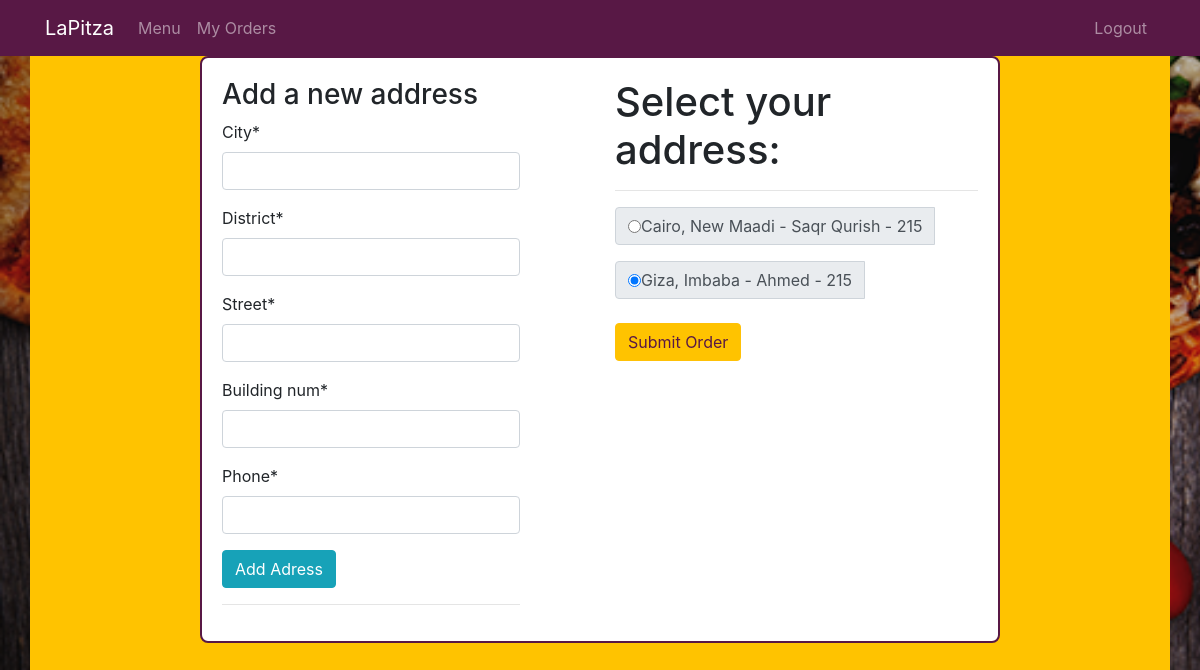
Screenshot of /address (signed in) with the database file from the repository.
### pizza/models.py (models this page shows)
class Address(models.Model):
    user = models.ForeignKey(User, on_delete=models.CASCADE)
    city =  models.CharField(max_length=24)
    district =  models.CharField(max_length=24)
    street =  models.CharField(max_length=24)
    building_num =  models.CharField(max_length=24)
    phone = PhoneNumberField()
    class Meta:
        verbose_name_plural = "Addresses"
    def __str__(self):
        return f'{self.city}, {self.district} - {self.street} - {self.building_num}'

### pizza/views.py (the view)
# urls.py: path('address', views.address, name='address'),
@login_required
def address(request):
    if request.method == 'POST':
        form = AddressForm(request.POST)
        if form.is_valid():
            obj = form.save(commit=False)
            obj.user = request.user
            obj.save()
            return redirect('address')
    else:
        form = AddressForm()
    addresses = AddressModel.objects.filter(user_id=request.user.id).all()
    context ={
        'form':form,
        'addresses':addresses,
    }
    return render(request, 'pizza/address.html', context=context)

### pizza/forms.py
class Address(ModelForm):
    class Meta:
        model = Address
        fields = ['city', 'district', 'street', 'building_num', 'phone']

### pizza/templates/pizza/address.html (shortened to what this page needs)
{% extends 'pizza/layout.html' %}
{% block head %}
  {% load static %}
  {% load crispy_forms_tags %}
{% endblock %}
{% block content %}
  <nav class="navbar navbar-expand-sm navbar-dark bg-lapitza">
    <div class="container">
      <a class="navbar-brand" href="{% url 'home' %}">LaPitza</a>
      <div class="collapse navbar-collapse" id="navbarSupportedContent">
       <ul class="navbar-nav mr-auto">
         <li class="nav-item">
           <a class="nav-link" href="{% url 'menu' %}">Menu<span class="sr-only">(current)</span></a>
         </li>
         <li class="nav-item">
           <a class="nav-link " href="{% url 'user_orders' %}">My Orders</a>
         </li>
       </ul>
       <ul class="navbar-nav ml-auto">
         <li class="nav-item">
           <a class="nav-link" href="{% url 'logout' %}">Logout</a>
         </li>
       </ul>
      </div>
    </div>
  </nav>
  <div class="container menu-container">
      <div class="row justify-content-md-center ">
        <div class="address-col">
          <div class="row justify-content-md-center">
            <div class="col-md-5 ">
                <form method="POST" action="{% url 'address' %}">
                  <h3>Add a new address</h3>
                  {{ form|crispy }}
                  <button class="btn btn-info" type="submit">Add Adress</button>
                </form>
                <hr>
            </div>
            <div class="col-md-1">
            </div>
            <div class="col-md-6 ">
                <h1>Select your address: </h1>
                <hr>
                {% if addresses|length > 0 %}
                  {% for address in addresses %}
                  <div class="input-group">
                    <div class="input-group-prepend">
                      <div class="input-group-text">
                        <input type="radio" name="address" value="{{address.id}}" checked>{{ address }}
                      </div>
                    </div>
                  </div>
                  {% endfor %}
                  <br>
                  <button class="btn btn-warning" onclick="submit_order()">Submit Order</button>
                {% else %}
                  <p>You don't have any addresses right now. Add a new address to complete the order.</p>
                {% endif %}
            </div>
          </div>
        </div>
      </div>
  </div>
{% endblock %}

### pizza/static/pizza/stylesheets/main.css (style rules this page uses)
body { background: url("../imgs/pizza-background.png") no-repeat; background-size: cover; }
.menu-container { background: #FFC300 !important; width: 100vw; min-height: 100vh; }
.bg-lapitza { background-color: #581845 !important; }
.btn-warning { background: #FFC300 !important; color: #581845 !important; }
.login-col, .register-col, .address-col { border-radius: 8px; border: 2px solid #581845; padding: 20px; background: white; min-height: 20em; }
.address-col { width: 50em; }

### rows the page displays
Address: city+district+street "Cairo, New Maadi - Saqr Qurish - 215"
Address: city+district+street "Giza, Imbaba - Ahmed - 215"
